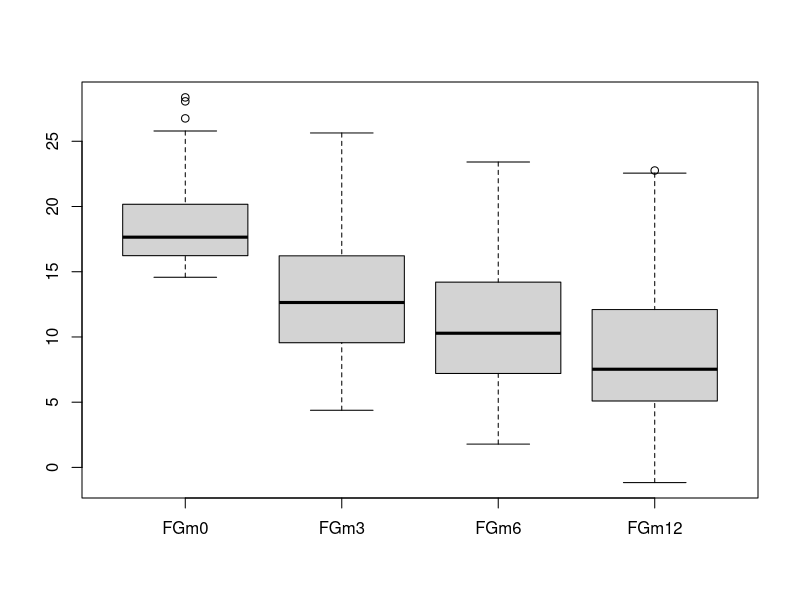
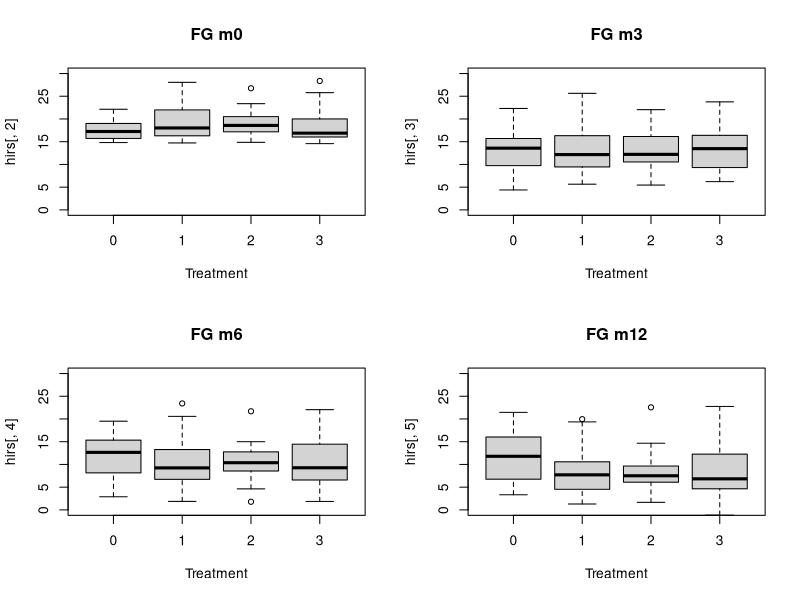
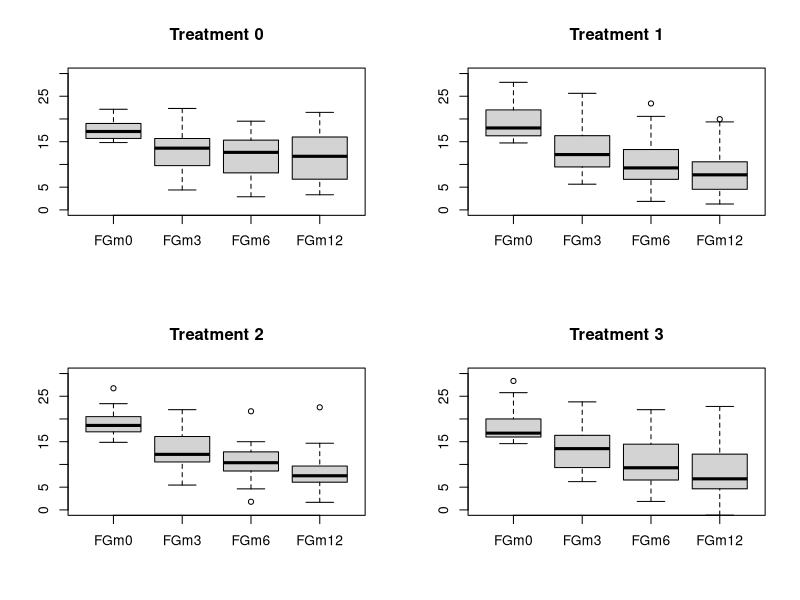
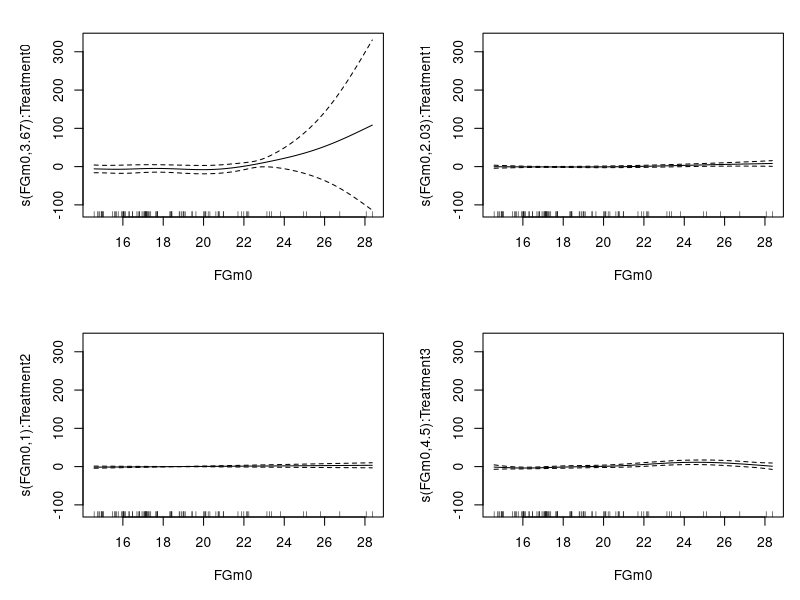
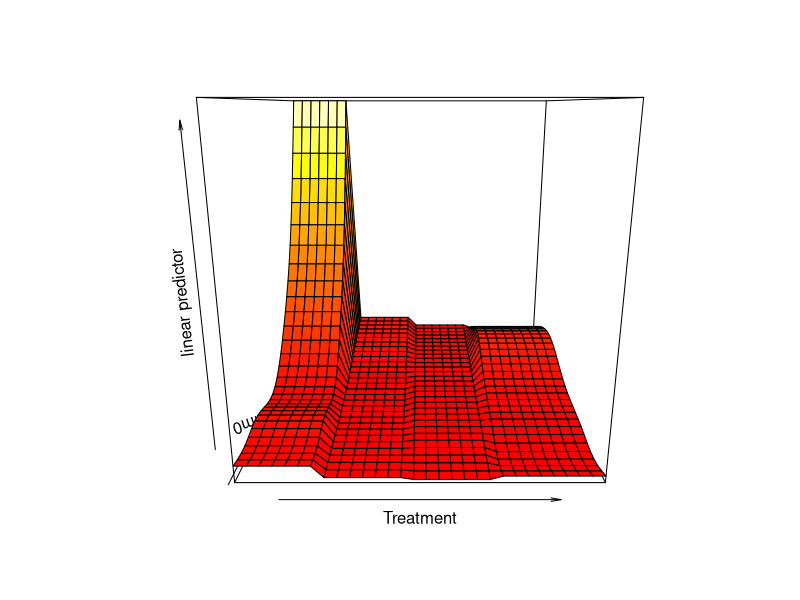
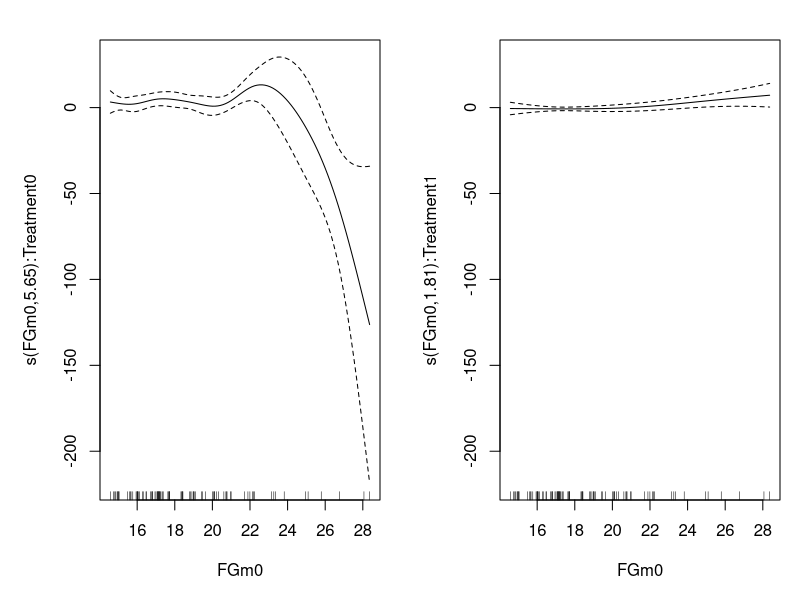
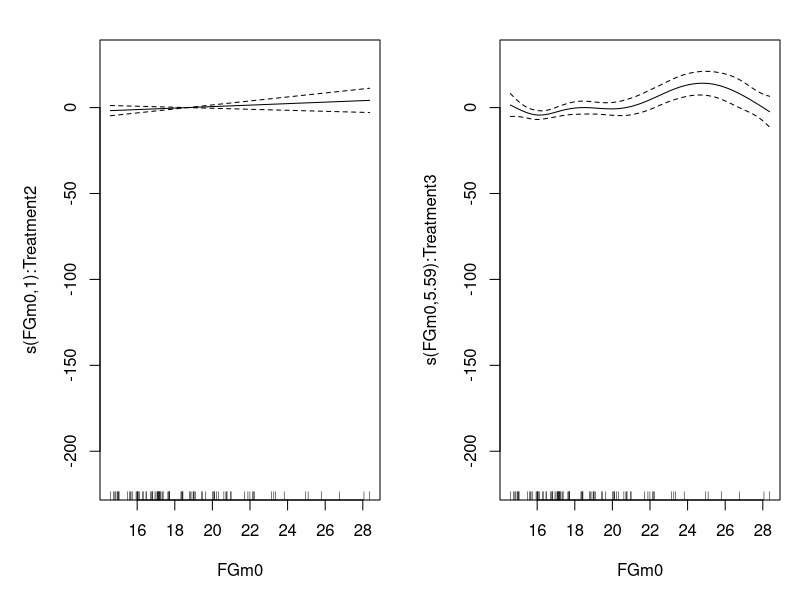
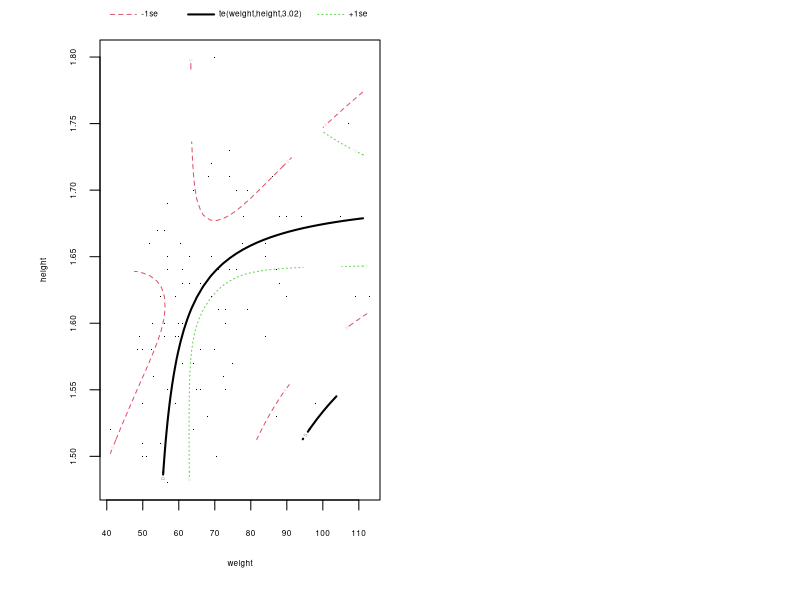

Write the R code that produced these figures, in order.
## ---- chunk 1
library(mgcv)

set.seed(123)
knitr::opts_chunk$set(echo = TRUE)
## ---- chunk 2
hirs <- read.table("hirsutism.dat",header=T, sep="\t",fill=TRUE)
hirs$Treatment <- as.factor(hirs$Treatment)

summary(hirs)
head(hirs)
attach(hirs)
## ---- chunk 3
boxplot(hirs[,2:5])
## ---- chunk 4

par(mfrow=c(2,2))
boxplot(hirs[,2]~Treatment,ylim=c(0,30), main="FG m0")
boxplot(hirs[,3]~Treatment,ylim=c(0,30), main="FG m3")
boxplot(hirs[,4]~Treatment,ylim=c(0,30), main="FG m6")
boxplot(hirs[,5]~Treatment,ylim=c(0,30), main="FG m12")
par(mfrow=c(1,1))

par(mfrow=c(2,2))
boxplot(hirs[Treatment==0,2:5],ylim=c(0,30), main="Treatment 0")
boxplot(hirs[Treatment==1,2:5],ylim=c(0,30), main="Treatment 1")
boxplot(hirs[Treatment==2,2:5],ylim=c(0,30), main="Treatment 2")
boxplot(hirs[Treatment==3,2:5],ylim=c(0,30), main="Treatment 3")
par(mfrow=c(1,1))
## ---- chunk 5
nrow(hirs)
hirs = hirs[complete.cases(hirs), ]
nrow(hirs)
## ---- chunk 6
am1.0 <- gam(FGm12 ~ weight + height + DiaPres + SysPres + FGm0 + Treatment, data=hirs)
am1.0
summary(am1.0)

## ---- chunk 7
am1.1 <- gam(FGm12 ~FGm0 + Treatment, data=hirs)
am1.1
summary(am1.1)

## ---- chunk 8
am1.2 <- gam(FGm12 ~ s(FGm0, by=Treatment) + Treatment, data=hirs)
am1.2
summary(am1.2)
plot.gam(am1.2, page=1, residuals=TRUE, shade=TRUE) 
vis.gam(am1.2)
## ---- chunk 9
am1.3 <- gam(FGm12 ~ s(FGm0, by=Treatment) + te(weight, height), data=hirs)
am1.3
summary(am1.3)
plot.gam(am1.3, page=3, residuals=TRUE, shade=TRUE) 
## ---- chunk 10
am1.4 <- gam(FGm12 ~ s(FGm0, by=Treatment) + s(weight) + s(height), data=hirs)
am1.4
summary(am1.4)
plot.gam(am1.4, page=1, residuals=TRUE, shade=TRUE) 
## ---- chunk 11
am1.5 <- gam(FGm12 ~ s(FGm0, by=Treatment) + s(weight) + s(height) + Treatment, data=hirs)
am1.5
summary(am1.5)
## ---- chunk 12
anova(am1.0, am1.1,test="F") 
## ---- chunk 13
anova(am1.1, am1.0,test="F") 
## ---- chunk 14
summary(am1.0)
summary(am1.1)
## ---- chunk 15
anova(am1.1,am1.2,test="F")
## ---- chunk 16
summary(am1.2)
## ---- chunk 17
anova(am1.2,am1.3,test="F")
## ---- chunk 18
summary(am1.3)
## ---- chunk 19
summary(am1.2)
## ---- chunk 20
anova(am1.2,am1.4,test="F")
## ---- chunk 21
summary(am1.4)
## ---- chunk 22
anova(am1.2,am1.5,test="F")
## ---- chunk 23
summary(am1.5)
